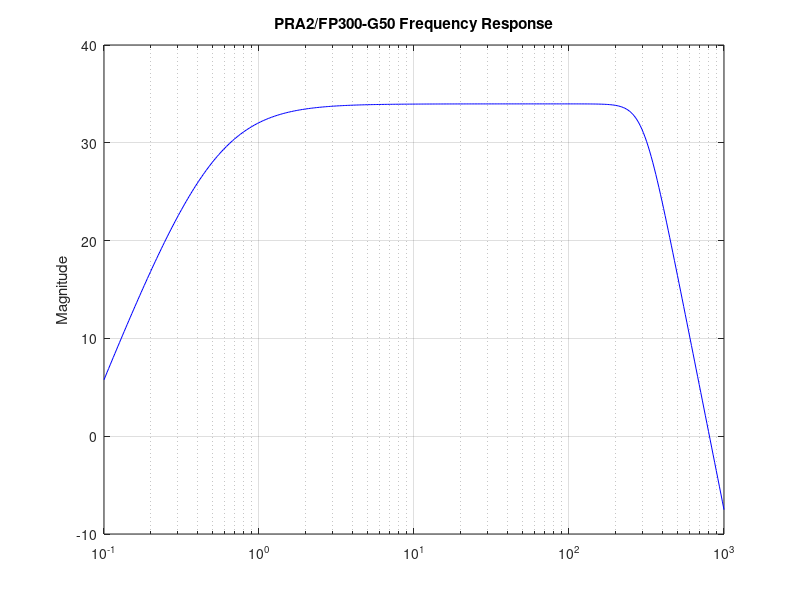
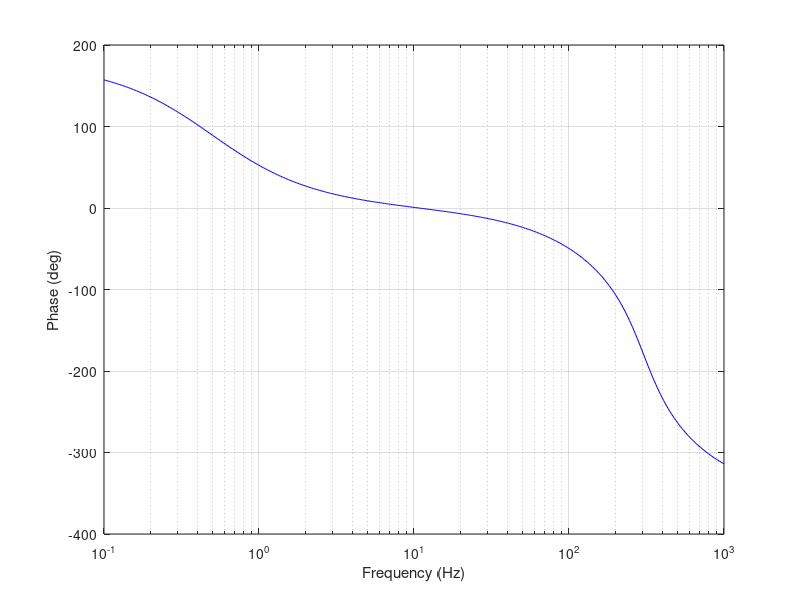
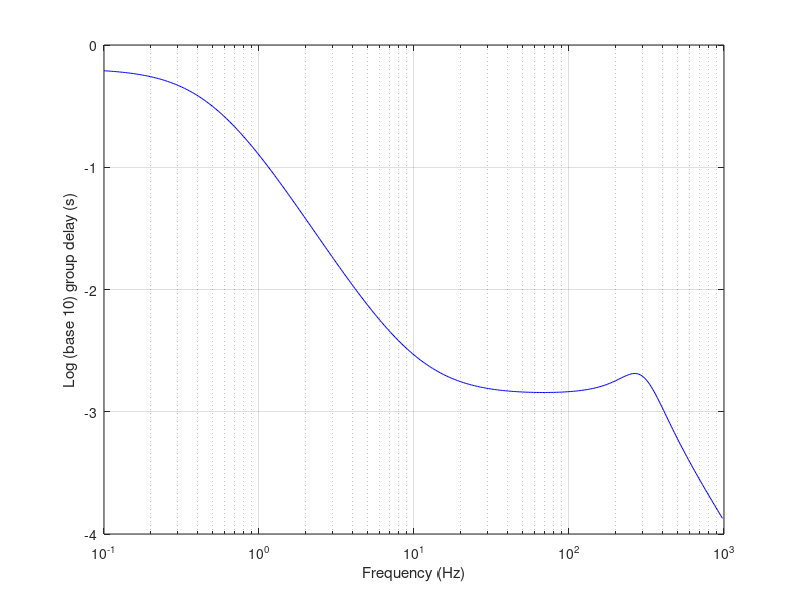

Here is the MATLAB script that generated these plots, in order:
% PRA2FP300mag
% Plot the frequency response of a PRA2 board

% Gain in dB
Gain=20*log10(50);

% set frequency range
logf=[-1:0.01:3];
f=10.^logf;
w=2*pi*f;

% 4-pole Butterworth high cut filter response
% FP 300 Hz 
% Linear Technlolgy LTC1563-2 4-pole Butterworth
w0=2*pi*2.56e9/8.45e6;
s=-w0*[cos(pi/8)-i*sin(pi/8);
     cos(pi/8)+i*sin(pi/8);
     cos(3*pi/8)-i*sin(3*pi/8);
     cos(3*pi/8)+i*sin(3*pi/8)];
Hn=(w0^length(s));
Hd=(j*w-s(1));
for ind=2:length(s);
     Hd=Hd.*(j*w-s(ind));
 end
HHC=Hn./Hd;

% highpass filter response
% RC filter 0.497 Hz
R1=68.1e3;
C1=4.7e-6;
H=(j*w*R1*C1)./(1+(j*w*R1*C1));
% two identical RC filters in series (isolated) 
% combination is ~ 0.77 Hz
HLC=H.*H;

% total response
H=HLC.*HHC;

% plot magnitude
figure(1);
semilogx(f,Gain+20*log10(abs(H)),'b')
hold on;
%hold on;
% set y-axis lower limit to 40 dB
%a=axis;
%a(3)=40;
%axis(a);
ylabel('Magnitude');
title('PRA2/FP300-G50 Frequency Response');
grid on;

% plot phase
figure(2);
semilogx(f,(360/(2*pi))*unwrap(angle(H)),'b');
hold on;
xlabel('Frequency (Hz)');
ylabel('Phase (deg)');
grid on;

% plot group delay
figure(3);
temp=(H(1:length(H)-1)+H(2:length(H)))./2;
groupdelay=log10(-imag((diff(H)./diff(w))./(temp)));
semilogx(f(1:length(f)-1),log10(-imag((diff(H)./diff(w))./(temp))),'b');
hold on;
xlabel('Frequency (Hz)');
ylabel('Log (base 10) group delay (s)');
grid on;